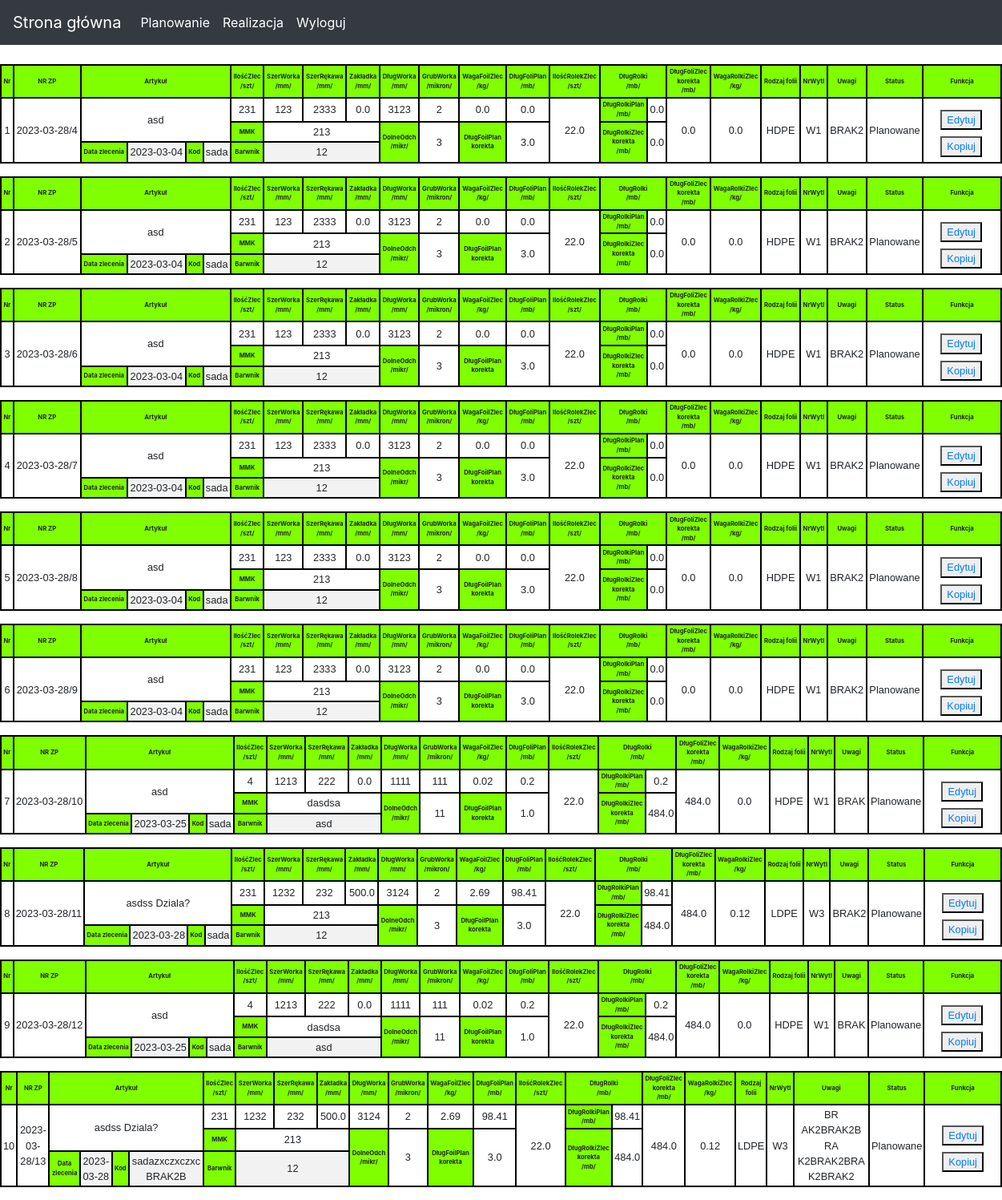
The page /planProc (signed in) on the database its author committed.
### events/models.py (models this page shows, shortened)
class Zamowienie(models.Model):
    NrZp = models.CharField("NrZp", max_length=20)
    Data = models.DateField()
    Kod = models.CharField(max_length=20)
    Artykul = models.CharField(max_length=30)
    NrWyt = models.IntegerField()
    Status = models.IntegerField()
    Rodzaj = models.IntegerField()
    MMK = models.CharField(max_length=20)
    Barwnik = models.CharField(max_length=20)
    Uwagi = models.CharField(max_length=40)
    IloscZlec = models.IntegerField()
    SzerWorka = models.IntegerField()
    SzerRekawa = models.IntegerField()
    Zakladka = models.FloatField()
    DlugWorka = models.IntegerField()
    GrubWorka = models.IntegerField()
    DolneOdch = models.IntegerField()
    DlugFoilPlan_Korekta = models.FloatField()
    WagaFoliZlec = models.FloatField()
    DlugFoliPlan = models.FloatField()
    IloscRolekZlec = models.FloatField()
    DlugRolkiZlec_Korekta = models.FloatField()
    DlugRolkiPlan = models.FloatField()
    DlugFoliZlec_Korekta = models.FloatField()
    WagaRolkiZlec = models.FloatField()

### events/views.py (the view)
# urls.py: path('planProc', ProductionOrdersPlanningView.as_view(), name='PlanProc.views.index'),
class ProductionOrdersPlanningView(LoginRequiredMixin, ListView):
    model = Zamowienie
    template_name = "Doc1/procPlanTable.html"
    queryset = Zamowienie.objects.filter(Status=0)
    def get_context_data(self, **kwargs):
        context = super().get_context_data(**kwargs)
        serializer = ZamSerializer(context['object_list'], many=True)
        context['serialized_data'] = serializer.data
        context['status_dict'] = status_dict
        context['nrwyt_dict'] = nrwyt_dict
        context['folia_dict'] = folia_dict
        return context

### events/views.py (called while the page is built)
@register.filter
def get_item(dictionary, key):
  return dictionary.get(key)

### events/templates/Doc1/procPlanTable.html
{% extends 'Doc1/procPlan.html' %}
{% block table %}
<div class=" w-100 overflow-hiden ">
    <div class="row">
        <div class="col-12">
            <div class="data_table">
                <table id="example" class="table table-striped table-bordered small">
	<tr>
        <th >Nr</th>
		<th >NR ZP</th>
		<th colspan="4">Artykuł</th>
		<th>IlośćZlec<br>/szt/</th>
		<th>SzerWorka<br>/mm/</th>
		<th>SzerRękawa<br>/mm/</th>
		<th>Zakładka<br>/mm/</th>
		<th>DługWorka<br>/mm/</th>
		<th>GrubWorka<br>/mikron/</th>
		<th>WagaFoilZlec<br>/kg/</th>
		<th>DługFoliPlan<br>/mb/</th>
		<th>IlośćRolekZlec<br>/szt/</th>
		<th colspan="2">DługRolki<br>/mb/</th>
		<th>DługFoliZlec<br>korekta<br>/mb/</th>
		<th>WagaRolkiZlec<br>/kg/</th>
		<th>Rodzaj folii</th>
		<th>NrWytl</th>
		<th>Uwagi</th>
		<th colspan="4">Status</th>
		<th>Funkcja</th>
	</tr>
	<tr>
        <td rowspan="4"> {{ forloop.counter }} </td>
		<td rowspan="4"> {{post.NrZp}} </td>
		<td colspan="4" rowspan="3">{{ post.Artykul }}</td>
		<td rowspan="2">{{ post.IloscZlec}}</td>
		<td rowspan="2">{{ post.SzerWorka }}</td>
		<td rowspan="2">{{ post.SzerRekawa }}</td>
		<td rowspan="2">{{ post.Zakladka }}</td>
		<td rowspan="2">{{ post.DlugWorka }}</td>
		<td rowspan="2">{{ post.GrubWorka }}</td>
		<td rowspan="2">{{ post.WagaFoliZlec }} </td>
		<td rowspan="2"> {{ post.DlugRolkiPlan }} </td>
		<td rowspan="4"> {{ post.IloscRolekZlec }} </td>
		<th rowspan="2">DługRolkiPlan<br>/mb/</th>
		<td rowspan="2">{{ post.DlugRolkiPlan }}</td>
		<td rowspan="4">{{ post.DlugFoliZlec_Korekta }}</td>
		<td rowspan="4">{{ post.WagaRolkiZlec }}</td>
		<td rowspan="4">{{ folia_dict|get_item:post.Rodzaj }}</td>
		<td rowspan="4">{{ nrwyt_dict|get_item:post.NrWyt }}</td>
		<td rowspan="4">{{ post.Uwagi }}</td>
		<td colspan="4" rowspan="4"> {{ status_dict|get_item:post.Status }}</td>
		<td rowspan="4">
            <div class="container mt-2">
              <div class="row">
                <div class="col-2 justify-content-around d-flex flex-column ">
                  <div>
                    <button class="m-1" type="button" >
                        <a href="{% url 'editForm' post.id %}">
                            Edytuj
                        </a>
                    </button>
                  </div>
                  <div>
                    <button class="m-1" type="button">  <a href="{% url 'copyForm' post.id %}">
                            Kopiuj
                        </a></button>
                  </div>
            </div>
          </div>
            </div>
        </td>
	</tr>
	<tr>
	</tr>
	<tr>
		<th>MMK</th>
		<td colspan="3">{{ post.MMK}}</td>
		<th rowspan="2">DolneOdch<br>/mikr/</th>
		<td rowspan="2"> {{ post.DolneOdch}} </td>
		<th rowspan="2">DługFoilPlan<br>korekta</th>
		<td rowspan="2"> {{ post.DlugFoilPlan_Korekta }} </td>
		<th rowspan="2">DługRolkiZlec<br>korekta<br>/mb/</th>
		<td rowspan="2">{{ post.DlugFoliZlec_Korekta}}</td>
	</tr>
	<tr>
		<th>Data zlecenia</th>
		<td>{{ post.Data}}</td>
		<th>Kod</th>
		<td>{{ post.Kod }}</td>
		<th>Barwnik</th>
		<td  colspan="3">{{ post.Barwnik}}</td>
	</tr>
                    </table>
            </div>
        </div>
    </div>
</div>
{% endblock %}

### assets/css/table.css (style rules this page uses)
.table { border:none; border-collapse: collapse; }
.table td { border-bottom: 2px solid black; border-top: 2px solid black; border-left: 2px solid #000; border-right: 2px solid #000; font-size: 1em; padding: 2px !important; height: 1px; text-align: center; vertical-align: middle; font-family: 'Trebuchet MS', sans-serif; }
.table td:first-child { border-left: 2px solid #000; }
.table td:last-child { border-right: 2px solid #000; }
.table th { font-size: 0.6em; height: 1px; border-bottom: 2px solid black; border-top: 2px solid black; border-left: 2px solid #000; border-right: 2px solid #000; text-align: center; vertical-align: middle; padding: 0.3em; background-color: chartreuse; }

### rows shown on the page
Zamowienie: NrZp "2023-03-28/4", Artykul "asd", Zakladka "0.0", WagaFoliZlec "0.0", DlugRolkiPlan "0.0", IloscRolekZlec "22.0", DlugRolkiPlan "0.0", DlugFoliZlec_Korekta "0.0", WagaRolkiZlec "0.0", Uwagi "BRAK2", MMK "213", DlugFoilPlan_Korekta "3.0", DlugFoliZlec_Korekta "0.0", Kod "sada", Barwnik "12"
Zamowienie: NrZp "2023-03-28/5", Artykul "asd", Zakladka "0.0", WagaFoliZlec "0.0", DlugRolkiPlan "0.0", IloscRolekZlec "22.0", DlugRolkiPlan "0.0", DlugFoliZlec_Korekta "0.0", WagaRolkiZlec "0.0", Uwagi "BRAK2", MMK "213", DlugFoilPlan_Korekta "3.0", DlugFoliZlec_Korekta "0.0", Kod "sada", Barwnik "12"
Zamowienie: NrZp "2023-03-28/6", Artykul "asd", Zakladka "0.0", WagaFoliZlec "0.0", DlugRolkiPlan "0.0", IloscRolekZlec "22.0", DlugRolkiPlan "0.0", DlugFoliZlec_Korekta "0.0", WagaRolkiZlec "0.0", Uwagi "BRAK2", MMK "213", DlugFoilPlan_Korekta "3.0", DlugFoliZlec_Korekta "0.0", Kod "sada", Barwnik "12"
Zamowienie: NrZp "2023-03-28/7", Artykul "asd", Zakladka "0.0", WagaFoliZlec "0.0", DlugRolkiPlan "0.0", IloscRolekZlec "22.0", DlugRolkiPlan "0.0", DlugFoliZlec_Korekta "0.0", WagaRolkiZlec "0.0", Uwagi "BRAK2", MMK "213", DlugFoilPlan_Korekta "3.0", DlugFoliZlec_Korekta "0.0", Kod "sada", Barwnik "12"
Zamowienie: NrZp "2023-03-28/8", Artykul "asd", Zakladka "0.0", WagaFoliZlec "0.0", DlugRolkiPlan "0.0", IloscRolekZlec "22.0", DlugRolkiPlan "0.0", DlugFoliZlec_Korekta "0.0", WagaRolkiZlec "0.0", Uwagi "BRAK2", MMK "213", DlugFoilPlan_Korekta "3.0", DlugFoliZlec_Korekta "0.0", Kod "sada", Barwnik "12"
Zamowienie: NrZp "2023-03-28/9", Artykul "asd", Zakladka "0.0", WagaFoliZlec "0.0", DlugRolkiPlan "0.0", IloscRolekZlec "22.0", DlugRolkiPlan "0.0", DlugFoliZlec_Korekta "0.0", WagaRolkiZlec "0.0", Uwagi "BRAK2", MMK "213", DlugFoilPlan_Korekta "3.0", DlugFoliZlec_Korekta "0.0", Kod "sada", Barwnik "12"
Zamowienie: NrZp "2023-03-28/10", Artykul "asd", Zakladka "0.0", WagaFoliZlec "0.02", DlugRolkiPlan "0.2", IloscRolekZlec "22.0", DlugRolkiPlan "0.2", DlugFoliZlec_Korekta "484.0", WagaRolkiZlec "0.0", Uwagi "BRAK", MMK "dasdsa", DlugFoilPlan_Korekta "1.0", DlugFoliZlec_Korekta "484.0", Kod "sada", Barwnik "asd"
Zamowienie: NrZp "2023-03-28/11", Artykul "asdss Dziala?", Zakladka "500.0", WagaFoliZlec "2.69", DlugRolkiPlan "98.41", IloscRolekZlec "22.0", DlugRolkiPlan "98.41", DlugFoliZlec_Korekta "484.0", WagaRolkiZlec "0.12", Uwagi "BRAK2", MMK "213", DlugFoilPlan_Korekta "3.0", DlugFoliZlec_Korekta "484.0", Kod "sada", Barwnik "12"
Zamowienie: NrZp "2023-03-28/12", Artykul "asd", Zakladka "0.0", WagaFoliZlec "0.02", DlugRolkiPlan "0.2", IloscRolekZlec "22.0", DlugRolkiPlan "0.2", DlugFoliZlec_Korekta "484.0", WagaRolkiZlec "0.0", Uwagi "BRAK", MMK "dasdsa", DlugFoilPlan_Korekta "1.0", DlugFoliZlec_Korekta "484.0", Kod "sada", Barwnik "asd"
Zamowienie: NrZp "2023-03-28/13", Artykul "asdss Dziala?", Zakladka "500.0", WagaFoliZlec "2.69", DlugRolkiPlan "98.41", IloscRolekZlec "22.0", DlugRolkiPlan "98.41", DlugFoliZlec_Korekta "484.0", WagaRolkiZlec "0.12", Uwagi "BR AK2BRAK2B RA K2BRAK2BRA K2BRAK2", MMK "213", DlugFoilPlan_Korekta "3.0", DlugFoliZlec_Korekta "484.0", Kod "sadazxczxczxc BRAK2B", Barwnik "12"

### other values the page prints
{{ post.IloscZlec }} "231" "231" "231" "231" "231" "231" "4" "231" "4" "231"
{{ post.SzerWorka }} "123" "123" "123" "123" "123" "123" "1213" "1232" "1213" "1232"
{{ post.SzerRekawa }} "2333" "2333" "2333" "2333" "2333" "2333" "222" "232" "222" "232"
{{ post.DlugWorka }} "3123" "3123" "3123" "3123" "3123" "3123" "1111" "3124" "1111" "3124"
{{ post.GrubWorka }} "2" "2" "2" "2" "2" "2" "111" "2" "111" "2"
{{ folia_dict|get_item:post.Rodzaj }} "HDPE" "HDPE" "HDPE" "HDPE" "HDPE" "HDPE" "HDPE" "LDPE" "HDPE" "LDPE"
{{ nrwyt_dict|get_item:post.NrWyt }} "W1" "W1" "W1" "W1" "W1" "W1" "W1" "W3" "W1" "W3"
{{ status_dict|get_item:post.Status }} "Planowane" "Planowane" "Planowane" "Planowane" "Planowane" "Planowane" "Planowane" "Planowane" "Planowane" "Planowane"
{{ post.DolneOdch }} "3" "3" "3" "3" "3" "3" "11" "3" "11" "3"
{{ post.Data }} "2023-03-04" "2023-03-04" "2023-03-04" "2023-03-04" "2023-03-04" "2023-03-04" "2023-03-25" "2023-03-28" "2023-03-25" "2023-03-28"
